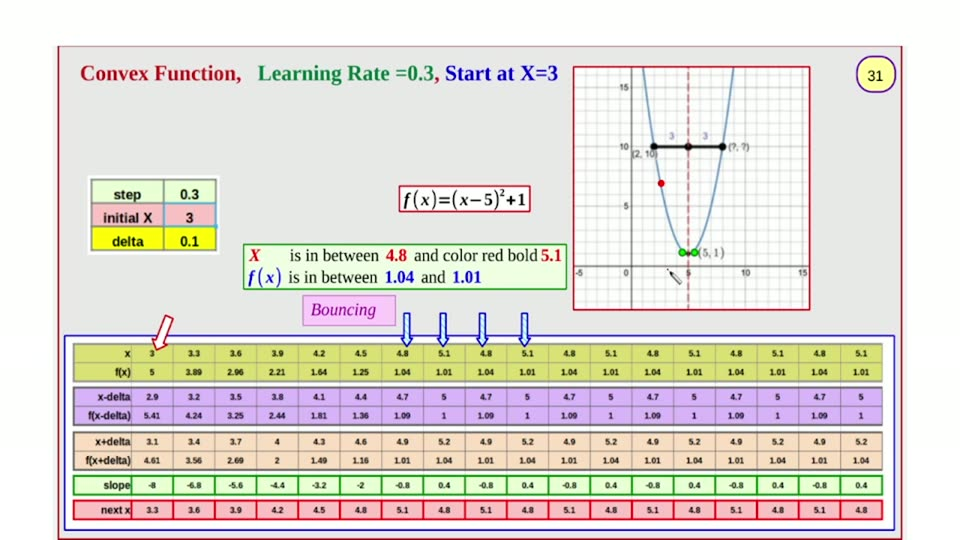
#> input picture videos/machine-learning/03_ridger_regression_gradient_descent/unique_slides/slide_031.jpg, 960 x 540 px
$ python scratch_measure3_031.py
#> lines starting #> are read from the running program, lines starting #| are printed output that depends on the picture; after the words box and inside, x2 and y2 are one past the last pixel; in counts of white or black regions, pixels touching at a corner belong together
import numpy as np
from PIL import Image
from collections import deque

im = Image.open('unique_slides/slide_031.jpg').convert('RGB')
#> im is the input picture: PIL image 960x540 RGB; mean R, G, B 225.5, 220.6, 213.7
a = np.asarray(im).astype(int)
H, W, _ = a.shape
#> H = 540; W = 960


def components(mask):
    lab = np.zeros(mask.shape, int)
    out = []
    nxt = 0
    for y in range(mask.shape[0]):
        for x in range(mask.shape[1]):
            if mask[y, x] and lab[y, x] == 0:
                nxt += 1
                q = deque([(y, x)])
                lab[y, x] = nxt
                pts = []
                while q:
                    cy, cx = q.popleft()
                    pts.append((cy, cx))
                    for dy in (-1, 0, 1):
                        for dx in (-1, 0, 1):
                            ny, nx = cy + dy, cx + dx
                            if 0 <= ny < mask.shape[0] and 0 <= nx < mask.shape[1] \
                                    and mask[ny, nx] and lab[ny, nx] == 0:
                                lab[ny, nx] = nxt
                                q.append((ny, nx))
                out.append(pts)
    return out


def region(y0, y1, x0, x1):
    m = np.zeros((H, W), bool)
    m[y0:y1, x0:x1] = True
    return m


# green (minimum point marker)
gm = (a[:, :, 1] > 80) & (a[:, :, 0] < 130) & (a[:, :, 2] < 130) & region(60, 280, 540, 840)
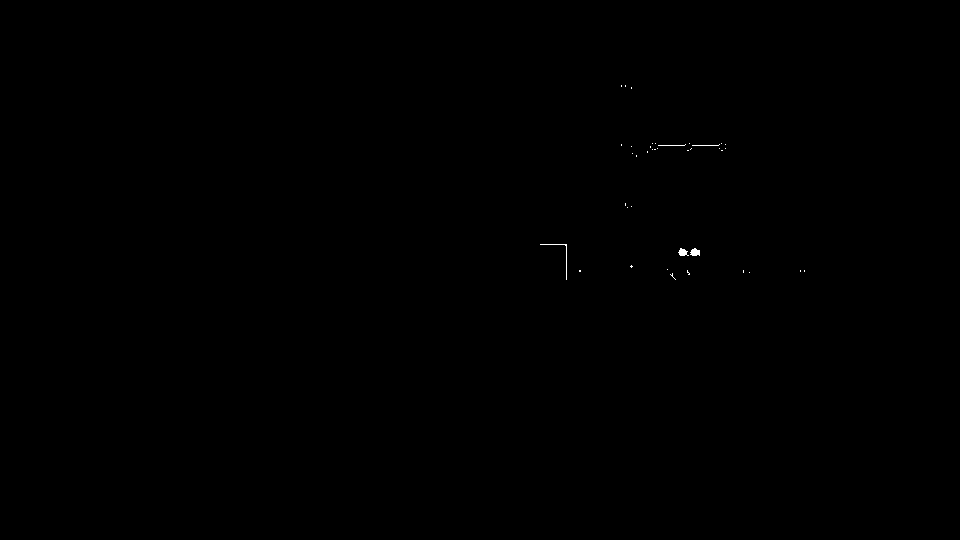
#> gm: shape (540, 960) bool; 0.06% white; 39 white regions (34 under 20 px), largest, box (x1, y1, x2, y2) and area: (540, 244, 567, 280) 63, (690, 248, 700, 256) 60, (678, 248, 689, 256) 55, (658, 144, 686, 146) 28, (692, 144, 720, 146) 28
# red (start point marker + dashed lines)
rm = (a[:, :, 0] > 130) & (a[:, :, 1] < 100) & (a[:, :, 2] < 100) & region(60, 280, 540, 840)
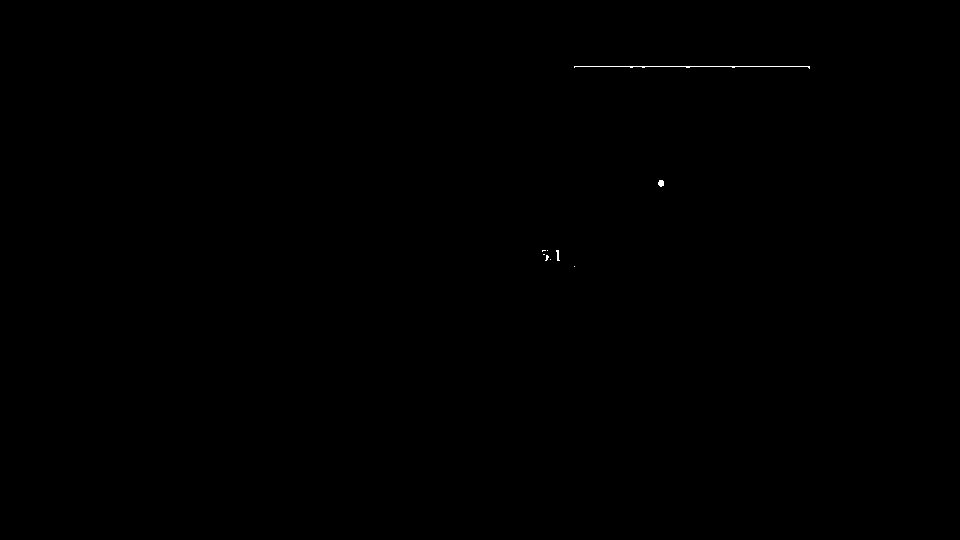
#> rm: shape (540, 960) bool; 0.06% white in thin lines or dots, all inside (x1, y1, x2, y2) = (542, 66, 810, 267)
# blue (parabola)
bm = (a[:, :, 2] > 110) & (a[:, :, 0] < 110) & (a[:, :, 1] < 120) & region(60, 280, 540, 840)
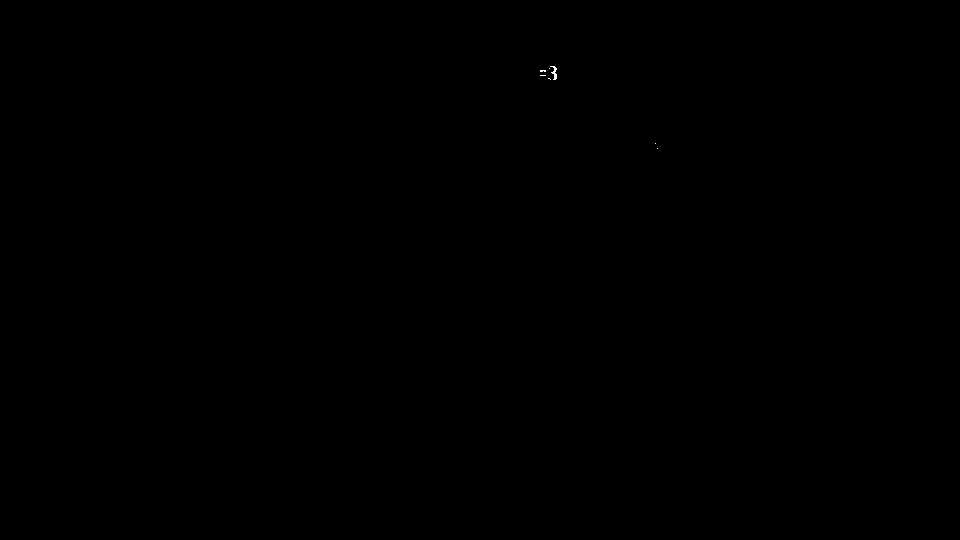
#> bm: shape (540, 960) bool; 0.01% white in thin lines or dots, all inside (x1, y1, x2, y2) = (540, 66, 658, 149)

for name, m in (('green', gm), ('red', rm), ('blue', bm)):
    print('=== %s components (n>=8 px) ===' % name)
    for pts in components(m):
        if len(pts) < 8:
            continue
        ys = [p[0] for p in pts]
        xs = [p[1] for p in pts]
        print('  n=%5d  x %d..%d (cx %.0f)  y %d..%d (cy %.0f)'
              % (len(pts), min(xs), max(xs), sum(xs) / len(xs),
                 min(ys), max(ys), sum(ys) / len(ys)))
#> this loop made 3 passes
#> name on passes 1 to 3: 'green', 'red', 'blue'
#> (printed output is left out)

$ run again, with videos/machine-learning/03_ridger_regression_gradient_descent/unique_slides/slide_001.jpg copied over videos/machine-learning/03_ridger_regression_gradient_descent/unique_slides/slide_031.jpg
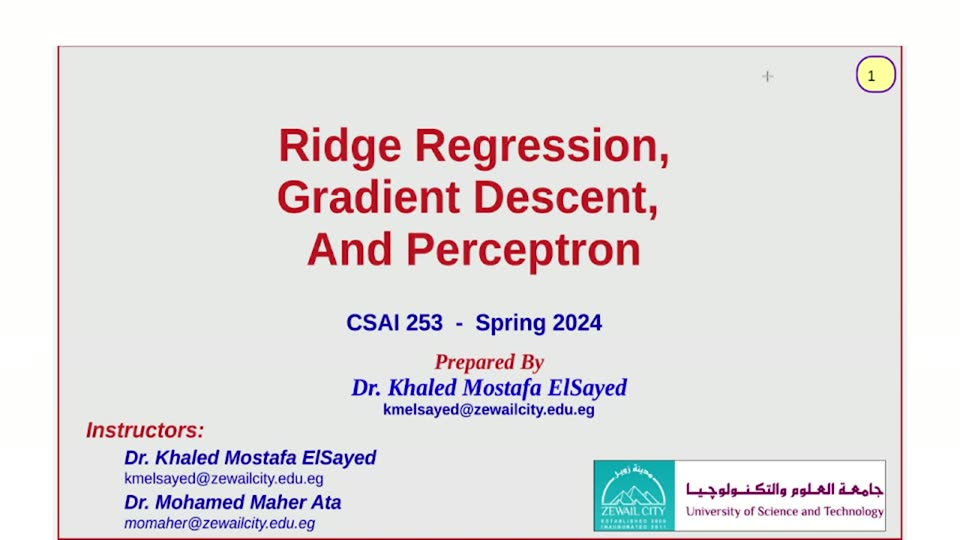
#> input picture videos/machine-learning/03_ridger_regression_gradient_descent/unique_slides/slide_001.jpg, 960 x 540 px
#> im is the input picture: PIL image 960x540 RGB; mean R, G, B 227.8, 223.9, 225.4
#> gm: shape (540, 960) bool; 0% white in thin lines or dots, all inside (x1, y1, x2, y2) = (543, 79, 768, 156)
#> `rm = (a[:, :, 0] > 130) & (a[:, :, 1] < 100) & (a[:, :, 2] < 100) & re..`:
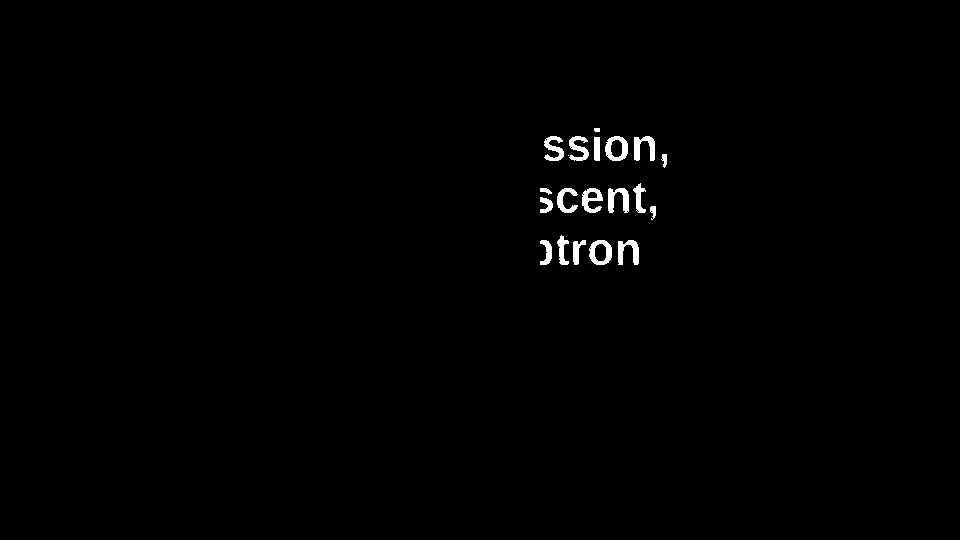
#> rm: shape (540, 960) bool; 0.73% white; 20 white regions (1 under 20 px), largest, box (x1, y1, x2, y2) and area: (605, 136, 628, 161) 313, (589, 240, 612, 265) 312, (608, 188, 629, 213) 311
#> bm: shape (540, 960) bool; every value is 0
#> the loop `for name, m in (('green', gm), ('red', rm), ('blue', bm)):` made 3 passes
#> name on passes 1 to 3: 'green', 'red', 'blue'
#> (printed output is left out)

$ run again, with videos/machine-learning/03_ridger_regression_gradient_descent/unique_slides/slide_002.jpg copied over videos/machine-learning/03_ridger_regression_gradient_descent/unique_slides/slide_031.jpg
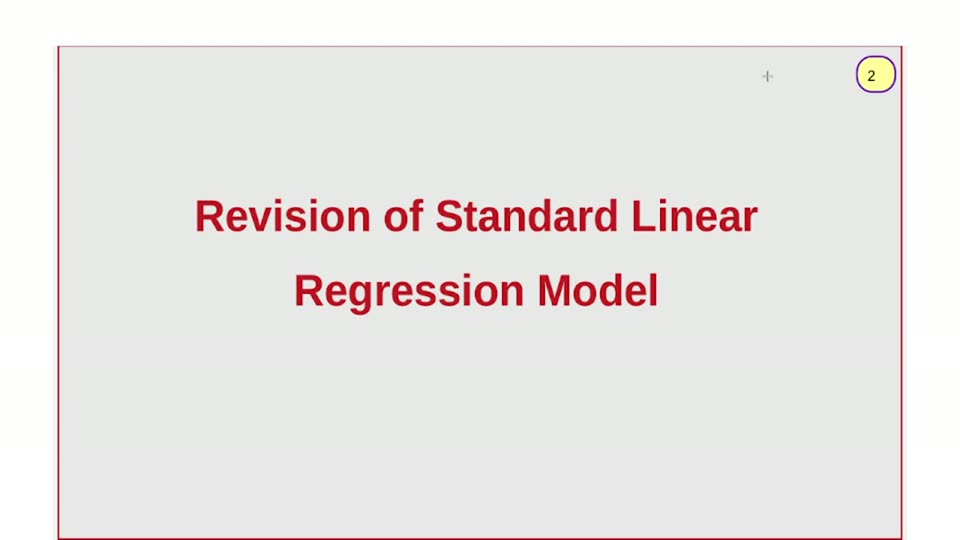
#> input picture videos/machine-learning/03_ridger_regression_gradient_descent/unique_slides/slide_002.jpg, 960 x 540 px
#> im is the input picture: PIL image 960x540 RGB; mean R, G, B 233.9, 230.3, 228.7
#> gm: shape (540, 960) bool; every value is 0
#> `rm = (a[:, :, 0] > 130) & (a[:, :, 1] < 100) & (a[:, :, 2] < 100) & re..`:
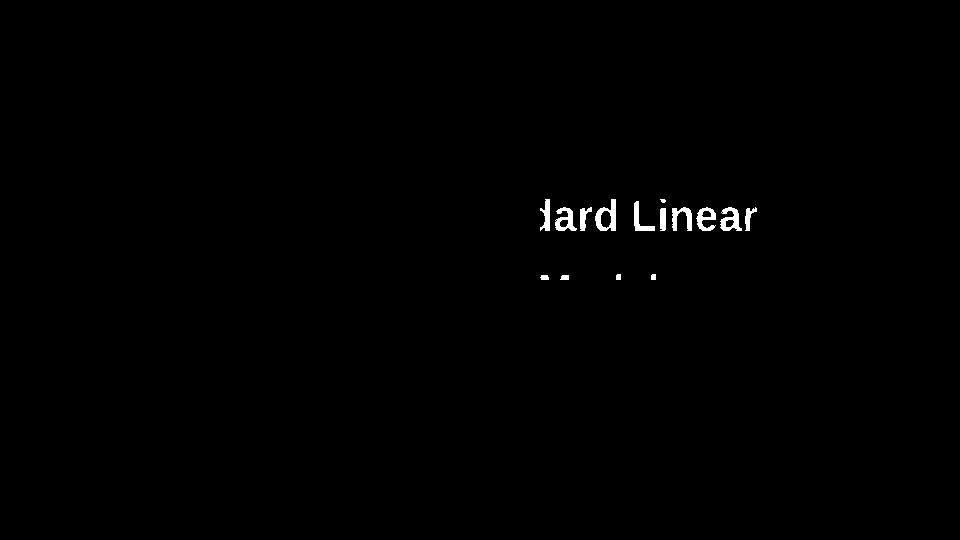
#> rm: shape (540, 960) bool; 0.46% white; 15 white regions (1 under 20 px), largest, box (x1, y1, x2, y2) and area: (595, 199, 616, 231) 340, (720, 207, 742, 231) 288, (555, 207, 577, 231) 277
#> the loop `for name, m in (('green', gm), ('red', rm), ('blue', bm)):` made 3 passes
#> name on passes 1 to 3: 'green', 'red', 'blue'
#> (printed output is left out)

$ run again, with videos/machine-learning/03_ridger_regression_gradient_descent/unique_slides/slide_003.jpg copied over videos/machine-learning/03_ridger_regression_gradient_descent/unique_slides/slide_031.jpg
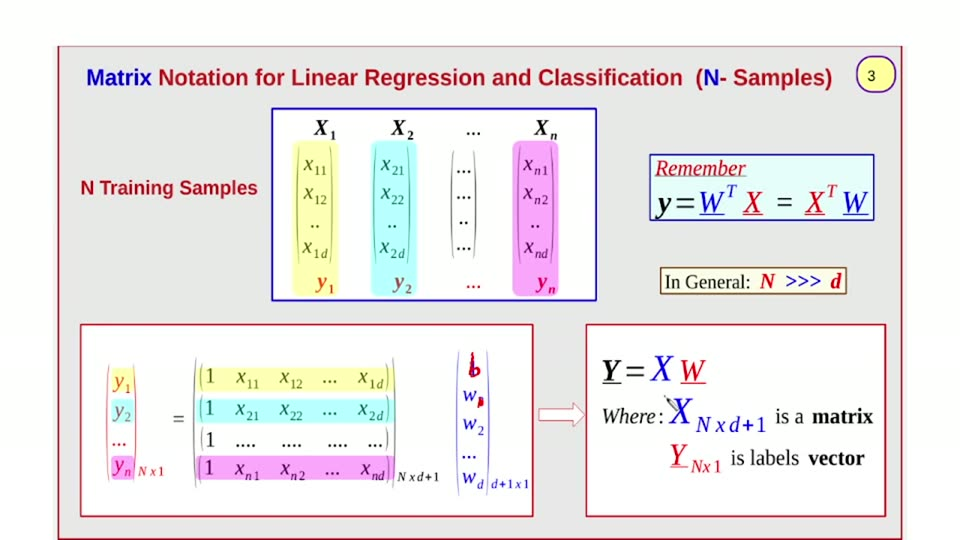
#> input picture videos/machine-learning/03_ridger_regression_gradient_descent/unique_slides/slide_003.jpg, 960 x 540 px
#> im is the input picture: PIL image 960x540 RGB; mean R, G, B 236.7, 232.9, 233.6
#> gm: shape (540, 960) bool; 0.06% white in thin lines or dots, all inside (x1, y1, x2, y2) = (540, 120, 840, 280)
#> `rm = (a[:, :, 0] > 130) & (a[:, :, 1] < 100) & (a[:, :, 2] < 100) & re..`:
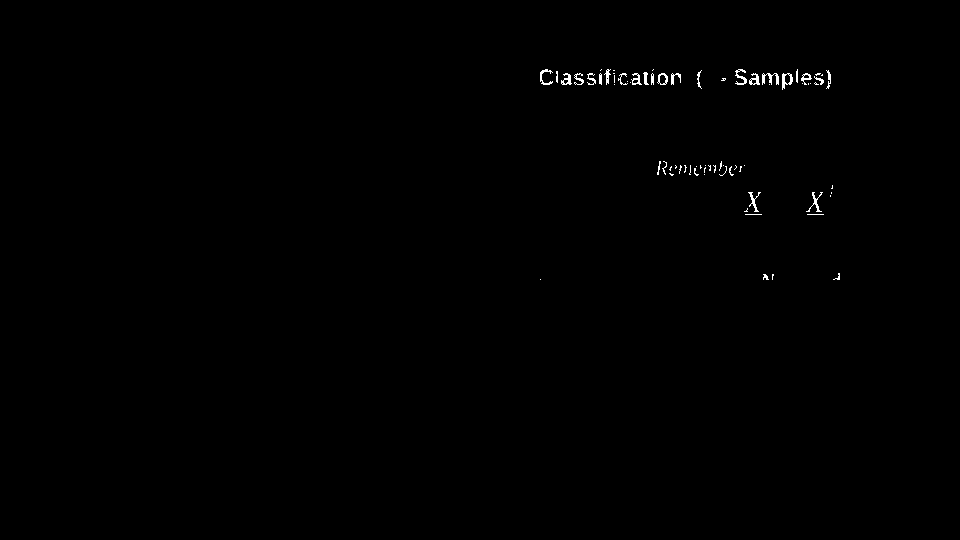
#> rm: shape (540, 960) bool; 0.33% white in thin lines or dots, all inside (x1, y1, x2, y2) = (540, 69, 840, 280)
#> `bm = (a[:, :, 2] > 110) & (a[:, :, 0] < 110) & (a[:, :, 1] < 120) & re..`:
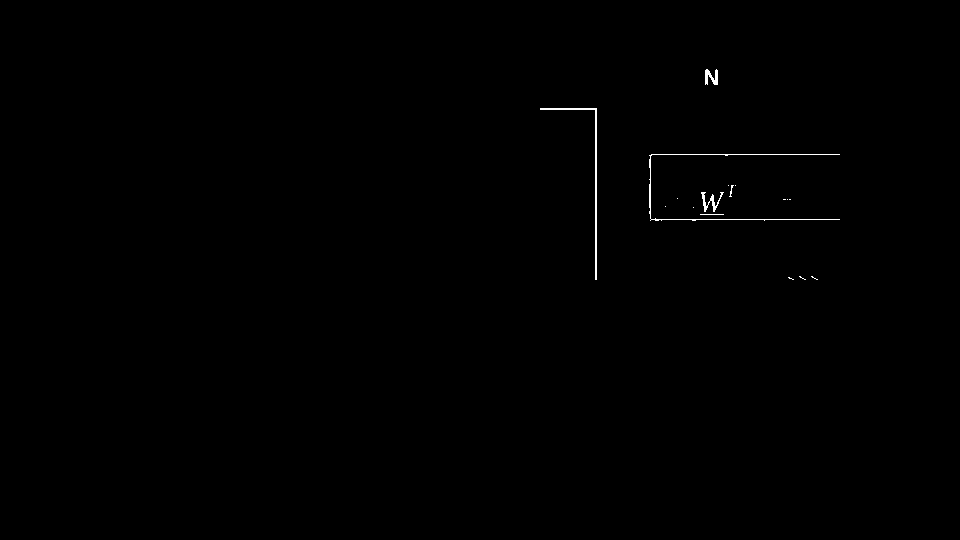
#> bm: shape (540, 960) bool; 0.25% white in thin lines or dots, all inside (x1, y1, x2, y2) = (540, 69, 840, 280)
#> the loop `for name, m in (('green', gm), ('red', rm), ('blue', bm)):` made 3 passes
#> name on passes 1 to 3: 'green', 'red', 'blue'
#> (printed output is left out)
